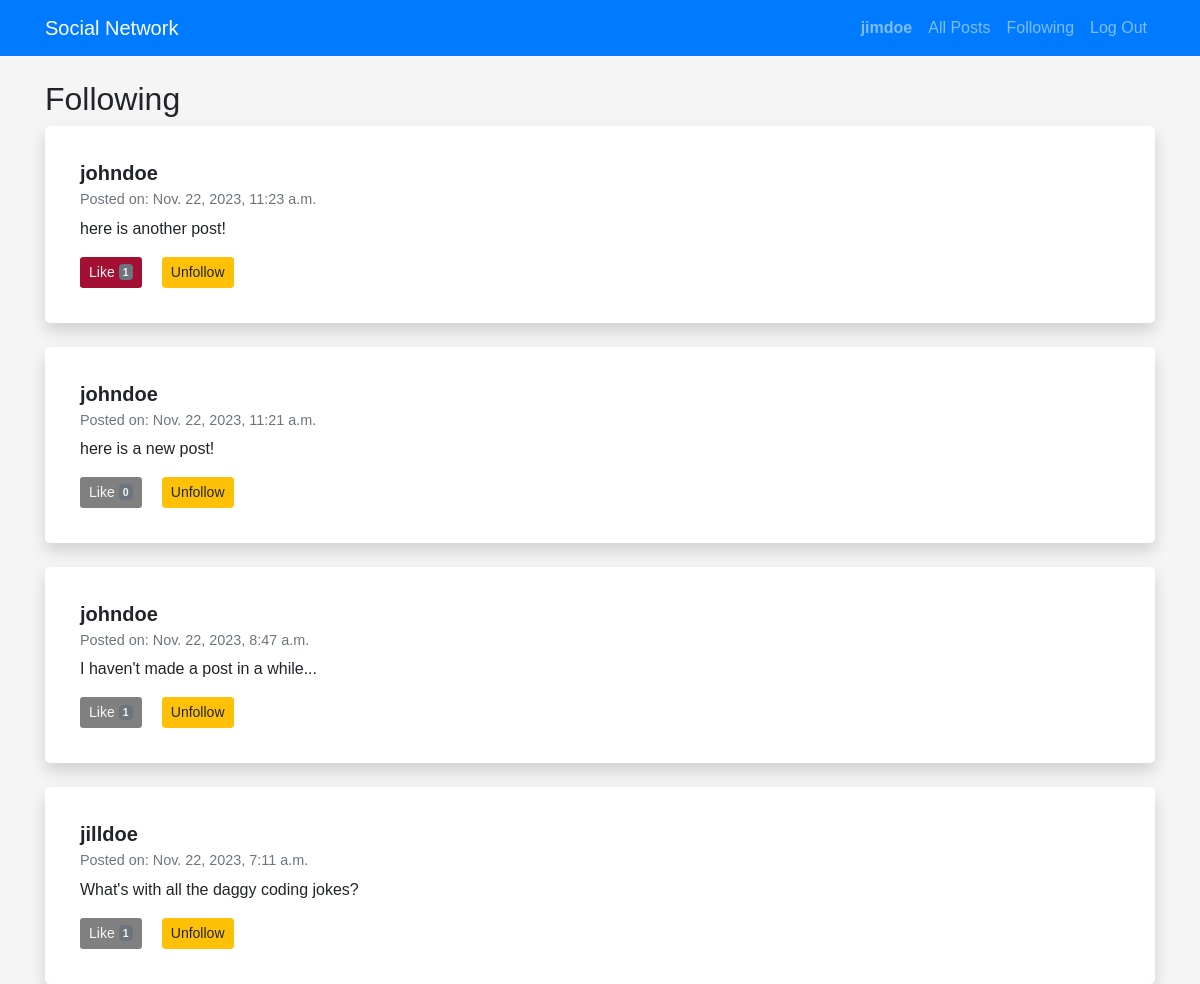
The app's page /following (signed in, upper part), older data.
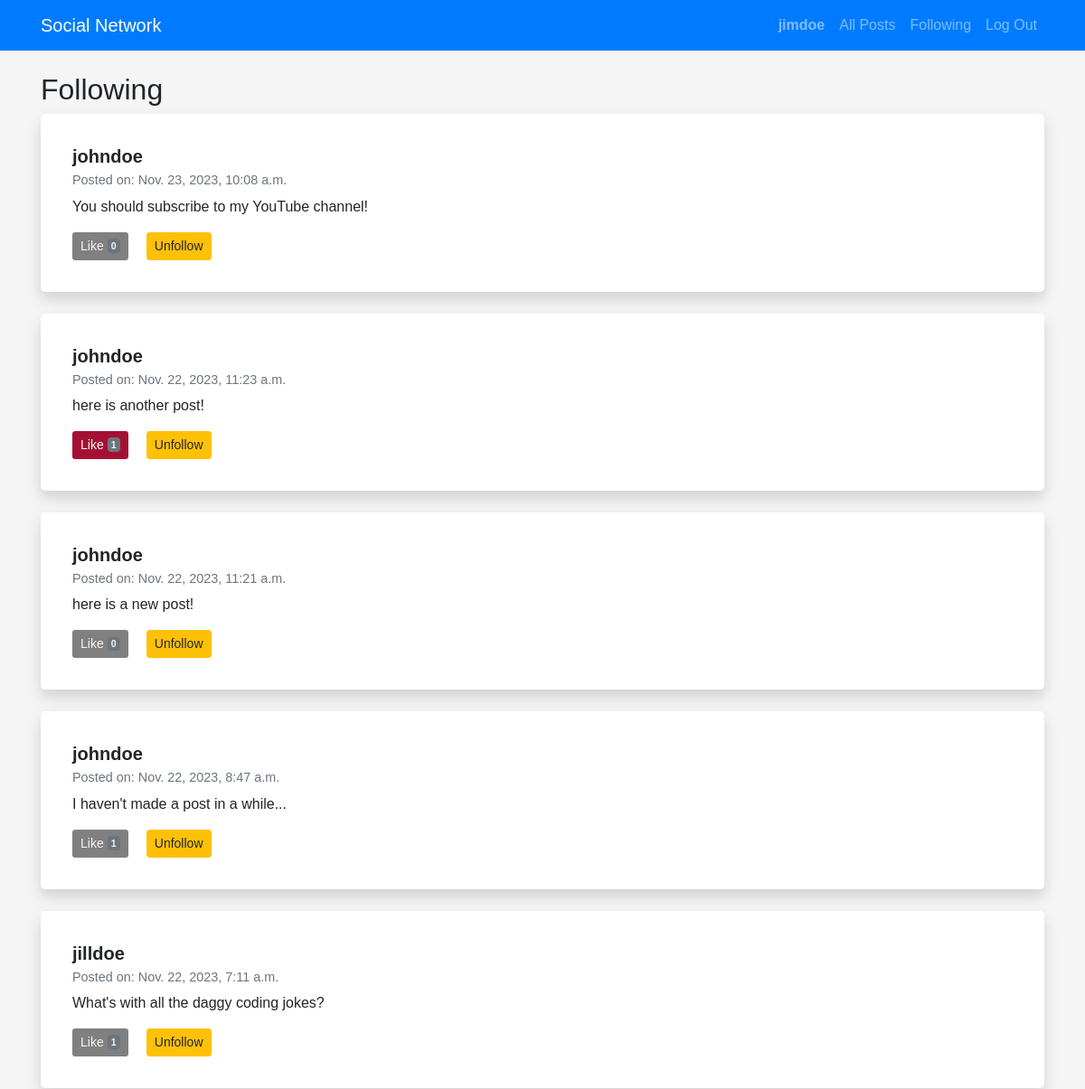
The same page, newer data.
### network/models.py (models this page shows, shortened)
class Post (models.Model):
    post = models.CharField(max_length=500)
    user = models.ForeignKey(User, on_delete=models.CASCADE, related_name="posts")
    timestamp = models.DateTimeField(auto_now_add=True)
    likes = models.ManyToManyField(User, blank=True, related_name="liked_posts")

class User(AbstractUser):
    pass

### network/views.py (the view)
# urls.py: path("following", views.following, name="following"),
def following(request):
    if not request.user.is_authenticated:
        return HttpResponseRedirect(reverse("login"))
    user_extended, created = UserExtended.objects.get_or_create(user=request.user)
    following_users = user_extended.following.all()
    print("Following Users:", [user.username for user in following_users])
    posts_list = Post.objects.filter(user__in=following_users).order_by('-timestamp')
    print("Number of Posts:", posts_list.count())
    paginator = Paginator(posts_list, 10)
    page_number = request.GET.get('page')
    posts = paginator.get_page(page_number)
    return render(request, "network/following.html", {"posts": posts})

### network/templates/network/following.html (shortened to what this page needs)
{% extends "network/layout.html" %}
{% block body %}
<h2>Following</h2>
<div class="posts">
    {% for post in posts %}
        <div class="post card shadow mb-4">
            <div class="card-body">
                <h5 class="card-title">{{ post.user.username }}</h5>
                <h6 class="card-subtitle mb-2 text-muted">Posted on: {{ post.timestamp }}</h6>
                <p class="card-text">{{ post.post }}</p>
                <div class="button-group" style="display: flex;">
                    <button id="like-btn-{{ post.id }}" type="button" class="btn btn-sm {% if request.user in post.likes.all %}liked{% else %}unliked{% endif %}" onclick="toggleLike('{{ post.id }}')" data-liked="{% if request.user in post.likes.all %}true{% else %}false{% endif %}">
                        Like <span class="badge bg-secondary">{{ post.likes.count }}</span>
                    </button>
                    <form action="{% url 'toggle_follow' post.user.username %}" method="post" style="margin-left: 10px;">
                        <button type="submit" class="btn btn-sm {% if post.user in request.user.userextended.following.all %}btn-warning{% else %}btn-success{% endif %}">
                            {% if post.user in request.user.userextended.following.all %}Unfollow{% else %}Follow{% endif %}
                        </button>
                    </form>
                </div>
            </div>
        </div>
    {% empty %}
        <p>No posts to display.</p>
    {% endfor %}
</div>
{% endblock %}

Row changes from the older to the newer data that the page shows:
added Post: user.username "johndoe", timestamp "Nov. 23, 2023, 10:08 a.m.", post "You should subscribe to my YouTube channel!", likes.count "0", shows "Unfollow"
